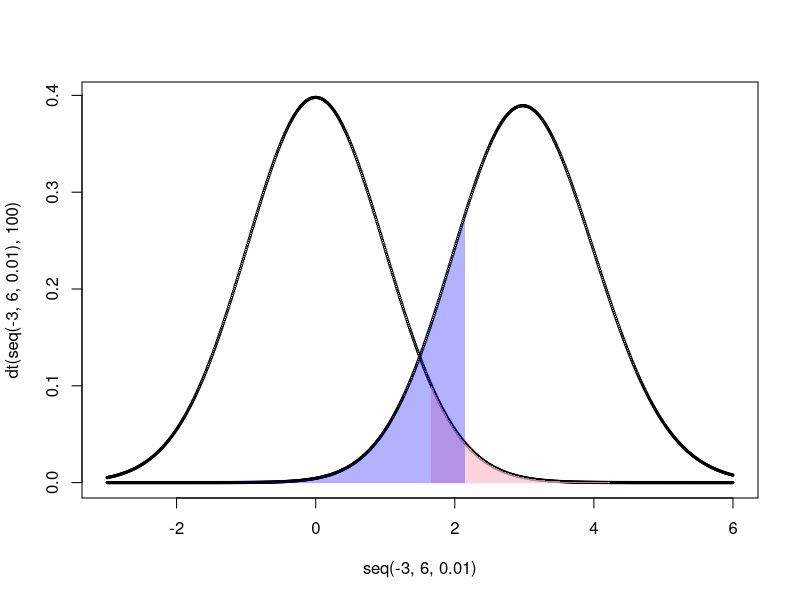

Recreate this plot in R.
## ---- chunk 1
plot(seq(-3, 6, 0.01), dt(seq(-3, 6, 0.01), 100), cex = 0.3)

# plotting alpha 
DISTR <- qt(0.95, 100)
polygon(c(seq(DISTR, 6, 0.01), 
          rev(seq(DISTR, 6, 0.01))),
        c(rep(0, length(seq(DISTR, 6, 0.01))), 
          rev(dt(seq(DISTR, 6, 0.01), 100))),
        col = adjustcolor('pink', alpha = 0.7), border = NA)

# plotting beta 
points(seq(-3, 6, 0.01), dt(seq(-3, 6, 0.01), 100, ncp = 3), cex = 0.3)
polygon(c(seq(-3, qt(0.2, 100, ncp = 3), 0.01), 
          rev(seq(-3, qt(0.2, 100, ncp = 3), 0.01))),
        c(rep(0, length(seq(-3, qt(0.2, 100, ncp = 3), 0.01))), 
          rev(dt(seq(-3, qt(0.2, 100, ncp = 3), 0.01), 100, ncp = 3))),
        col = adjustcolor('blue', alpha = 0.3), border = NA)
